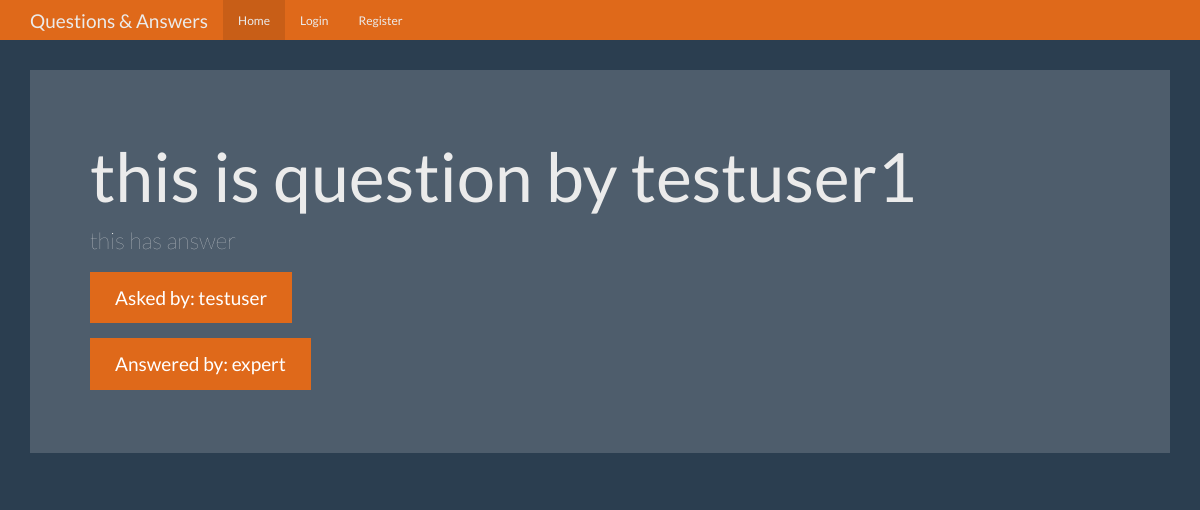
Screenshot of /question/1 with the database file from the repository.
### tables this page shows
CREATE TABLE questions (
    id integer primary key autoincrement,
    question_text text not null,
    answer_text text,
    asked_by_id integer not null,
    expert_id integer not null
);

CREATE TABLE users (
    id integer primary key autoincrement,
    name text not null,
    password text not null,
    expert boolean not null,
    admin boolean not null 
);

### app.py (the view)
@app.route('/question/<question_id>')
def question(question_id):
    user = get_current_user()
    db = get_db()
    cur = db.execute(
        'select questions.question_text,questions.answer_text, askers.name as asker_name, experts.name as expert_name from questions join users as askers on askers.id = questions.asked_by_id join users as experts on experts.id = questions.expert_id where questions.id=? ', [question_id])
    result = cur.fetchone()
    return render_template('question.html', user=user, data=result)

### app.py (called while the page is built)
def get_current_user():
    user_result = None
    if 'user' in session:
        db = connect_db()
        user = session['user']
        cur = db.execute(
            'select id,name,password,expert,admin from users where name = ?', [user])
        user_result = cur.fetchone()
    return user_result

### database.py (called while the page is built)
def connect_db():
    current_path = os.getcwd()
    db_name = "questions.db"
    sql = sqlite3.connect(f"{current_path}/{db_name}")
    sql.row_factory = sqlite3.Row
    return sql

def get_db():
    if not hasattr(g, 'sqlite_db'):
        g.sqlite_db = connect_db()
    return g.sqlite_db

### templates/question.html (shortened to what this page needs)
{% from "nav_bar.html" import show_links %}
<!DOCTYPE html>
<html lang="en">
  <head>
    <link href="{{ url_for('static', filename='bootstrap.min.css') }}" rel="stylesheet">
    <link href="{{ url_for('static', filename='theme.css') }}" rel="stylesheet">
  </head>
  <body>
    <nav class="navbar navbar-inverse navbar-fixed-top">
      <div class="container">
        <div class="navbar-header">
          <a class="navbar-brand" href="#">Questions & Answers</a>
        </div>
        <div id="navbar" class="navbar-collapse collapse">
          {{ show_links(user) }}
        </div>
      </div>
    </nav>
    <div class="container theme-showcase" role="main">
      <div class="jumbotron">
        <h1>{{ data['question_text'] }}</h1>
        <p>{{ data['answer_text'] }}</p>
        <p><a class="btn btn-primary btn-lg">Asked by: {{ data['asker_name'] }}</a></p>
        <p><a class="btn btn-primary btn-lg">Answered by: {{ data['expert_name'] }}</a></p>
      </div>
    </div>
  </body>
</html>

### static/theme.css (style rules this page uses)
body { padding-top: 70px; padding-bottom: 30px; }

### rows the page displays
questions: question_text "this is question by testuser1", answer_text "this has answer"
users: asker_name "testuser"
users: expert_name "expert"
